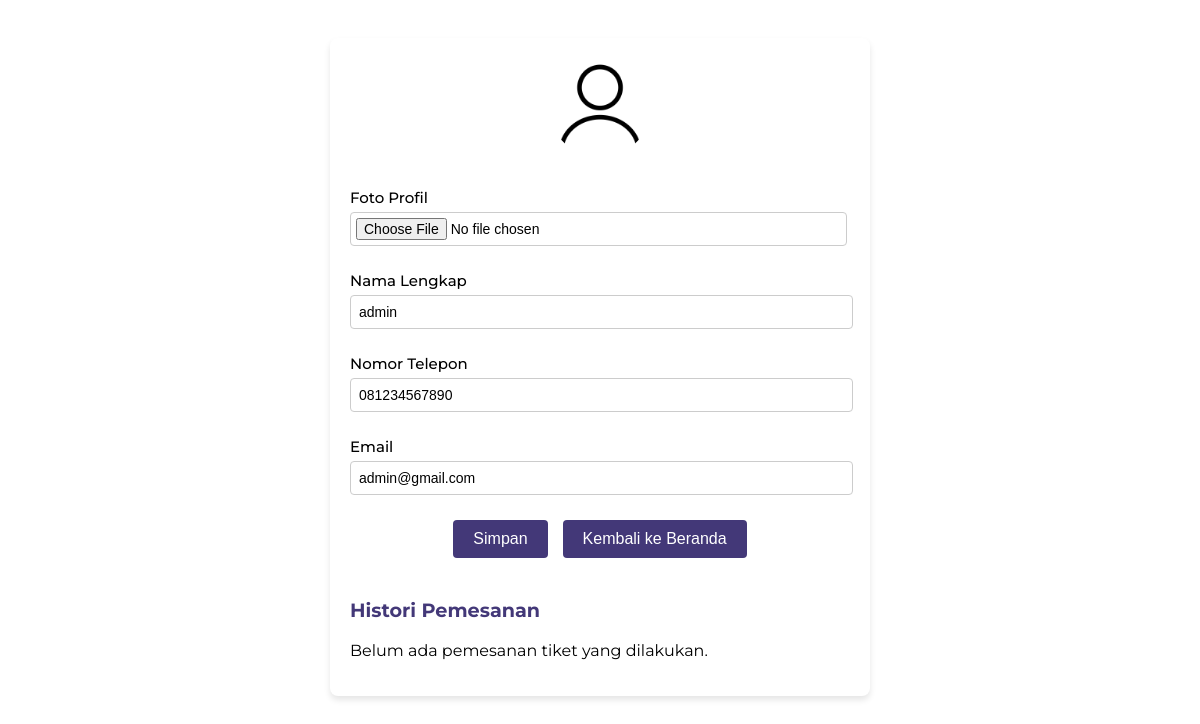
/profil.php (signed in), run on the app's committed database.
### tables this page shows
CREATE TABLE `pengguna` (
  `id_pengguna` int(11) NOT NULL,
  `nama_lengkap` varchar(100) NOT NULL,
  `telp` varchar(15) NOT NULL,
  `email` varchar(100) NOT NULL,
  `sandi` varchar(255) NOT NULL,
  `foto_profil` varchar(255) NOT NULL
);

### profil.php (the view, shortened to what this page needs)
<?php
include 'koneksi.php';
$email = $_SESSION['email'];
$query = "SELECT nama_lengkap, telp, email, foto_profil, id_pengguna FROM pengguna WHERE email = ?";
$stmt = $conn->prepare($query);
$stmt->bind_param("s", $email);
$stmt->execute();
$result = $stmt->get_result();
$user = $result->fetch_assoc();
$id_pengguna = $user['id_pengguna'];
$pesanan_query = "
        SELECT data_regis.nama_event, data_regis.waktu_event, data_regis.tanggal_event, data_regis.lokasi_event, data_regis.jumlah_tiket, data_regis.tanggal_pemesanan
        FROM data_regis
        WHERE data_regis.id_pengguna = ?
    ";
$pesanan_stmt = $conn->prepare($pesanan_query);
$pesanan_stmt->bind_param("i", $id_pengguna);
$pesanan_stmt->execute();
$pesanan_result = $pesanan_stmt->get_result();
?>
<!DOCTYPE html>
<html lang="en">
<head>
    <link rel="stylesheet" href="https://cdnjs.cloudflare.com/ajax/libs/font-awesome/6.6.0/css/all.min.css" />
    <link rel="stylesheet" href="styles/profil.css" />
</head>
<body>
    <div class="container">
        <img src="<?php echo empty($user['foto_profil']) ? 'assets/default.png' : $user['foto_profil']; ?>" alt="Profile Image" class="profile-image">
        <form action="profil.php" method="POST" enctype="multipart/form-data">
            <div class="form-group">
                <label for="foto_profil">Foto Profil</label>
                <input type="file" id="foto_profil" name="foto_profil" />
            </div>
            <div class="form-group">
                <label for="nama_lengkap">Nama Lengkap</label>
                <input type="text" id="nama_lengkap" name="nama_lengkap" value="<?php echo htmlspecialchars($user['nama_lengkap']); ?>" required />
            </div>
            <div class="form-group">
                <label for="telp">Nomor Telepon</label>
                <input type="text" id="telp" name="telp" value="<?php echo htmlspecialchars($user['telp']); ?>" required />
            </div>
            <div class="form-group">
                <label for="email">Email</label>
                <input type="email" id="email" name="email" value="<?php echo htmlspecialchars($user['email']); ?>" required />
            </div>
            <div class="button-group">
                <button type="submit">Simpan</button>
                <button type="button" onclick="window.location.href='beranda.php';">Kembali ke Beranda</button>
            </div>
        </form>
        <h3>Histori Pemesanan</h3>
        <?php if ($pesanan_result->num_rows > 0): ?>
            <table>
                <thead>
                    <tr>
                        <th>Nama Event</th>
                        <th>Jumlah Tiket</th>
                        <th>Tanggal Pemesanan</th>
                        <th>Tiket</th>
                    </tr>
                </thead>
                <tbody>
                    <?php while ($pesanan = $pesanan_result->fetch_assoc()): ?>
                        <tr>
                            <td><?php echo htmlspecialchars($pesanan['nama_event']); ?></td>
                            <td><?php echo htmlspecialchars($pesanan['jumlah_tiket']); ?></td>
                            <td><?php echo htmlspecialchars($pesanan['tanggal_pemesanan']); ?></td>
                            <td>
                                <a class="lihat-btn" href="javascript:void(0)"
                                    onclick="showTicketModal({
                                        nama_event: '<?php echo addslashes($pesanan['nama_event']); ?>',
                                        waktu_event: '<?php echo addslashes($pesanan['waktu_event']); ?>',
                                        tanggal_event: '<?php echo addslashes($pesanan['tanggal_event']); ?>',
                                        lokasi_event: '<?php echo addslashes($pesanan['lokasi_event']); ?>',
                                        jumlah_tiket: '<?php echo addslashes($pesanan['jumlah_tiket']); ?>',
                                        tanggal_pemesanan: '<?php echo addslashes($pesanan['tanggal_pemesanan']); ?>'
                                    })">Lihat</a>
                            </td>
                        </tr>
                    <?php endwhile; ?>
                </tbody>
            </table>
        <?php else: ?>
            <p>Belum ada pemesanan tiket yang dilakukan.</p>
        <?php endif; ?>
    </div>
</body>
</html>

### styles/profil.css (style rules this page uses)
body { font-family: "Montserrat", sans-serif; background-color: white; padding: 20px; height: 100vh; overflow-y: auto; }
.container { max-width: 500px; width: 100%; margin: 10px auto; background-color: white; padding: 20px; border-radius: 8px; box-shadow: 0 4px 6px rgba(0, 0, 0, 0.1); }
.container h3 { margin-top: 40px; color: #433878; font-size: 1.2rem; font-weight: 700; }
.form-group { margin-bottom: 25px; }
.form-group label { font-size: 15px; font-weight: 500; margin-bottom: 5px; display: block; }
.form-group input[type="text"], .form-group input[type="email"], .form-group input[type="file"] { width: 97%; padding: 8px; font-size: 14px; border: 1px solid #ccc; border-radius: 4px; }
.form-group input[type="file"] { padding: 5px; }
.profile-image { width: 100px; height: 100px; object-fit: cover; border-radius: 50%; margin: 0 auto 30px auto; display: block; }
.button-group { display: flex; justify-content: center; gap: 15px; margin-top: 20px; }
button { width: auto; padding: 10px 20px; background-color: #433878; color: white; border: none; border-radius: 4px; font-size: 16px; cursor: pointer; }

### data on the page
pengguna: nama_lengkap "admin", telp "081234567890", email "admin@gmail.com"
